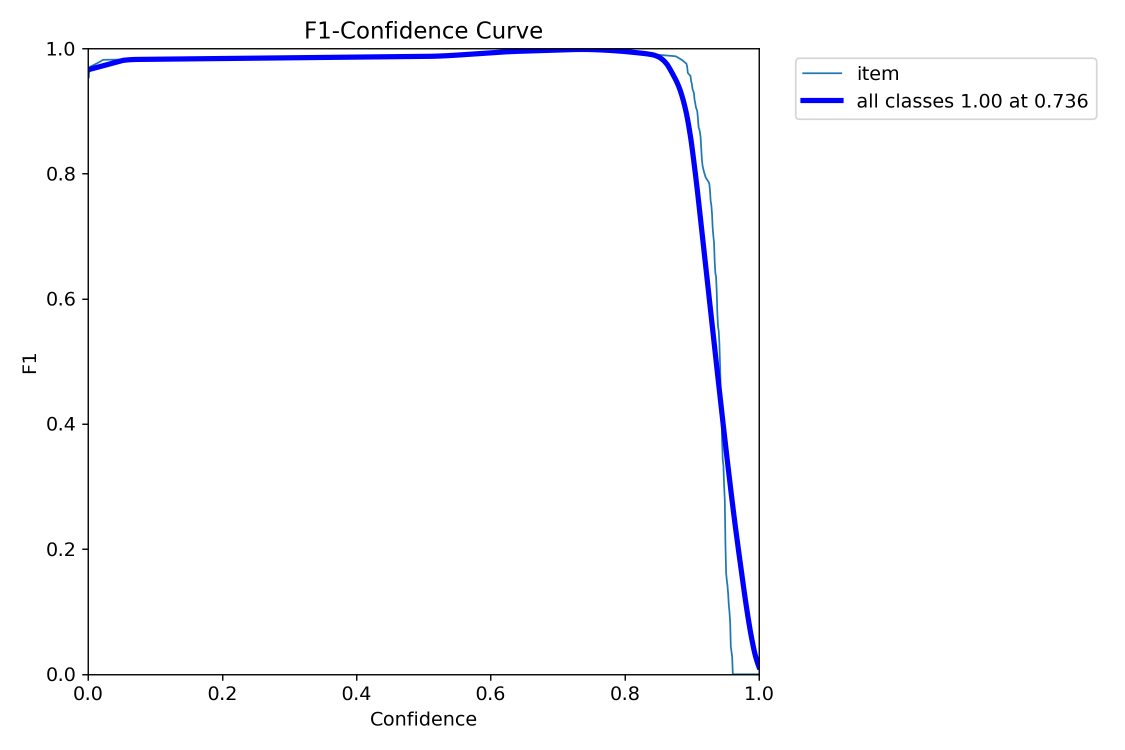
#> input picture train/detection/runs/2026_03_03 medium pose_seed_700_epochs/BoxF1_curve.png, 2250 x 1500 px (shown at 1/2 size); its folder holds only this picture in this run
$ python negative_sample_creation.py 'runs/2026_03_03 medium pose_seed_700_epochs'
#> lines starting #> are read from the running program, lines starting #| are printed output that depends on the picture
### train/detection/screen_utils.py
#!/usr/bin/env python3
"""
screen_utils.py – shared utilities for screen size detection and overlays
"""

from __future__ import annotations

import cv2
import numpy as np
from typing import Optional, Tuple


def get_screen_size() -> Optional[Tuple[int, int]]:
    """Return screen size as (width, height) in pixels, or None if unavailable."""
    # Prefer tkinter for cross-platform size; fallback to Windows API
    try:
        import tkinter as tk  # type: ignore

        root = tk.Tk()
        root.withdraw()
        w = int(root.winfo_screenwidth())
        h = int(root.winfo_screenheight())
        root.destroy()
        return (w, h)
    except Exception:
        pass
    try:
        import ctypes  # type: ignore

        user32 = ctypes.windll.user32
        try:
            user32.SetProcessDPIAware()
        except Exception:
            pass
        w = int(user32.GetSystemMetrics(0))
        h = int(user32.GetSystemMetrics(1))
        return (w, h)
    except Exception:
        return None


# [47 lines left out: function get_window_monitor_size, not called in this run]


def overlay_screen_warning(
    image: np.ndarray,
    screen_size: Optional[Tuple[int, int]],
    margins: Tuple[int, int] = (50, 50),
) -> np.ndarray:
    """Overlay a prominent red warning if image exceeds screen bounds.

    - image: BGR canvas (modified in place and also returned)
    - screen_size: (width, height) or None to skip
    - margins: tolerated margins (w_margin, h_margin)
    """
    if screen_size is None:
        return image
    H, W = image.shape[:2]
    screen_w, screen_h = screen_size
    margin_w, margin_h = margins
    if W <= max(1, screen_w - margin_w) and H <= max(1, screen_h - margin_h):
        return image

    warning = 'SCREEN TOO SMALL FOR IMAGE'
    subline = f'Image {W}x{H}, Screen {screen_w}x{screen_h}'

    # Dynamic font scaling
    base = max(1.0, min(W, H) / 600.0)
    font_scale = min(3.5, base * 2.0)
    thickness = max(2, int(font_scale * 3))
    font = cv2.FONT_HERSHEY_SIMPLEX

    # Main line centered
    (tw, th), _ = cv2.getTextSize(warning, font, font_scale, thickness)
    x = max(10, (W - tw) // 2)
    y = max(th + 20, int(0.12 * H))
    cv2.putText(image, warning, (x, y), font, font_scale, (0, 0, 0), thickness + 2, cv2.LINE_AA)
    cv2.putText(image, warning, (x, y), font, font_scale, (0, 0, 255), thickness, cv2.LINE_AA)

    # Subline centered below
    sub_scale = max(0.8, font_scale * 0.6)
    sub_th = max(1, int(sub_scale * 2))
    (stw, sth), _ = cv2.getTextSize(subline, font, sub_scale, sub_th)
    sx = max(10, (W - stw) // 2)
    sy = min(H - 10, y + int(th * 1.5))
    cv2.putText(image, subline, (sx, sy), font, sub_scale, (0, 0, 0), sub_th + 2, cv2.LINE_AA)
    cv2.putText(image, subline, (sx, sy), font, sub_scale, (0, 0, 255), sub_th, cv2.LINE_AA)

    return image

### train/detection/negative_sample_creation.py
#!/usr/bin/env python3
"""
negative_sample_creation.py – simple tool to extract negative samples

Mouse:
    LMB click inside box : select that box
    LMB drag             : draw a new box (crop region)

Keys:
    r        : delete selected box (or last if none selected)
    Space    : save selected crops for this image, then go to next image
    , / .    : previous / next image
    Esc      : quit

Notes:
    - Saves cropped regions as images and writes an accompanying EMPTY YOLO label file
      (negative sample) with the same basename.
    - Ensures each saved image is at least 640x640 pixels by expanding the rectangle
      to the minimum size within image bounds and padding if necessary.
"""

from __future__ import annotations

import argparse
from dataclasses import dataclass
from pathlib import Path
from typing import List, Optional, Tuple

import cv2
import numpy as np

from screen_utils import get_screen_size, overlay_screen_warning


SUPPORTED_IMG_EXTS = {'.jpg', '.jpeg', '.png', '.bmp'}


@dataclass
class BBox:
    # Coordinates in ORIGINAL image pixel space
    x1: float
    y1: float
    x2: float
    y2: float

    def as_int_tuple(self) -> Tuple[int, int, int, int]:
        return int(self.x1), int(self.y1), int(self.x2), int(self.y2)

    def contains(self, x: float, y: float) -> bool:
        return self.x1 <= x <= self.x2 and self.y1 <= y <= self.y2


class NegativeSampleCreator:
    def __init__(self, images_dir: Path, output_dir: Path, min_side: int = 640) -> None:
        self.images_dir = images_dir
        self.output_dir = output_dir
        self.min_side = max(1, int(min_side))

        self.image_paths: List[Path] = self._collect_images(images_dir)
        if not self.image_paths:
            raise SystemExit(f'No images found in {images_dir}')

        self.index: int = 0
        self.img: Optional[np.ndarray] = None

        self.boxes: List[BBox] = []
        self.selected_idx: Optional[int] = None

        # drawing state
        self.is_drawing: bool = False
        self.start_x: int = 0
        self.start_y: int = 0
        self.mouse_x: int = 0
        self.mouse_y: int = 0

        self.output_dir.mkdir(parents=True, exist_ok=True)

        cv2.namedWindow('negative-sample-creator')
        cv2.setMouseCallback('negative-sample-creator', self._mouse_cb)

    # ---------- IO helpers -------------------------------------------------
    def _collect_images(self, root: Path) -> List[Path]:
        return [p for p in sorted(root.rglob('*')) if p.suffix.lower() in SUPPORTED_IMG_EXTS]

    def _load_image(self) -> None:
        img_path = self.image_paths[self.index]
        self.img = cv2.imread(str(img_path))
        if self.img is None:
            raise SystemExit(f'Failed to read image: {img_path}')
        self.boxes = []
        self.selected_idx = None

    # [87 lines left out: functions _next_output_path, _expand_to_min_size, _ensure_min_dims, _save_crops, not called in this run]

    # ---------- drawing / UI ----------------------------------------------
    def _draw(self) -> None:
        assert self.img is not None
        canvas = self.img.copy()
        for i, b in enumerate(self.boxes):
            color = (0, 255, 0)
            thickness = 2
            if self.selected_idx is not None and i == self.selected_idx:
                color = (0, 0, 255)
                thickness = 3
            x1, y1, x2, y2 = b.as_int_tuple()
            cv2.rectangle(canvas, (x1, y1), (x2, y2), color, thickness)

        # preview rectangle while drawing
        if self.is_drawing:
            x1 = min(self.start_x, self.mouse_x)
            y1 = min(self.start_y, self.mouse_y)
            x2 = max(self.start_x, self.mouse_x)
            y2 = max(self.start_y, self.mouse_y)
            cv2.rectangle(canvas, (x1, y1), (x2, y2), (255, 255, 0), 2)

        # Warn if the display image is larger than the screen (allow modest margins)
        canvas = overlay_screen_warning(canvas, get_screen_size())

        title = (
            f'negative-sample-creator [{self.index + 1}/{len(self.image_paths)}] '
            f'{self.image_paths[self.index].name}  |  Boxes: {len(self.boxes)}'
        )
        cv2.setWindowTitle('negative-sample-creator', title)
        cv2.imshow('negative-sample-creator', canvas)

    # [39 lines left out: functions _mouse_cb, _delete_selected, not called in this run]

    # ---------- main loop --------------------------------------------------
    def run(self) -> None:
        self._load_image()
        while True:
            # Allow closing via window close (X) button
            try:
                if cv2.getWindowProperty('negative-sample-creator', cv2.WND_PROP_VISIBLE) < 1:
                    break
            except cv2.error:
                break

            self._draw()
            key = cv2.waitKey(20)

            if key == 27:  # Esc
                break

            elif key == ord('r'):
                self._delete_selected()

            elif key == ord(' '):
                self._save_crops()
                # advance to next image after saving
                if self.index < len(self.image_paths) - 1:
                    self.index += 1
                self._load_image()

            # previous / next image
            elif key == ord(','):
                if self.index > 0:
                    self.index -= 1
                    self._load_image()
            elif key == ord('.'):
                if self.index < len(self.image_paths) - 1:
                    self.index += 1
                    self._load_image()

        cv2.destroyAllWindows()


def main() -> None:
    p = argparse.ArgumentParser()
    p.add_argument('images_dir', type=Path, help='Directory containing images to extract negatives from')
    p.add_argument(
        '--output-dir',
        type=Path,
        default=None,
        help='Directory to save negative crops and empty labels (default: <images_dir>/negatives)',
    )
    p.add_argument(
        '--min-side',
        type=int,
        default=640,
        help='Ensure each saved crop has at least this size for both width and height',
    )
    args = p.parse_args()

    output_dir = args.output_dir if args.output_dir is not None else (args.images_dir / 'negatives')
    tool = NegativeSampleCreator(args.images_dir, output_dir, min_side=args.min_side)
    tool.run()
#> in _load_image, self.img is the input picture: shape (1500, 2250, 3); mean B, G, R 252.5, 250.6, 250.4
#> in overlay_screen_warning, `font = cv2.FONT_HERSHEY_SIMPLEX`: font = 0
#> in overlay_screen_warning, `(tw, th), _ = cv2.getTextSize(warning, font, font_scale, thickness)`: tw = 1736; th = 78
#> in overlay_screen_warning, `x = max(10, (W - tw) // 2)`: x = 257
#> in overlay_screen_warning, `y = max(th + 20, int(0.12 * H))`: y = 180
#> in overlay_screen_warning, `cv2.putText(image, warning, (x, y), font, font_scale, (0, 0, 0), thick..`:
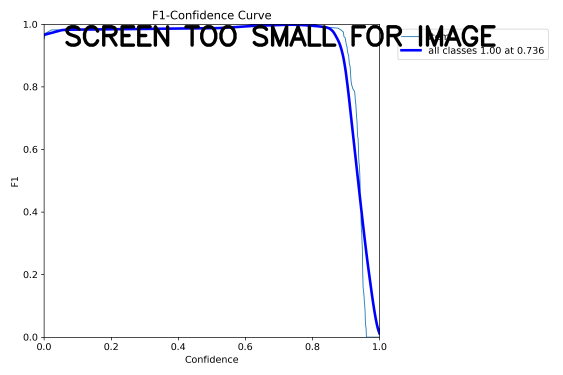
#> image: shape (1500, 2250, 3) (shown at 1/4 size); mean B, G, R 248.3, 246.6, 246.5
#> in overlay_screen_warning, `(stw, sth), _ = cv2.getTextSize(subline, font, sub_scale, sub_th)`: stw = 1289; sth = 46
#> in overlay_screen_warning, `sx = max(10, (W - stw) // 2)`: sx = 480
#> in overlay_screen_warning, `sy = min(H - 10, y + int(th * 1.5))`: sy = 297
#> in overlay_screen_warning, `cv2.putText(image, subline, (sx, sy), font, sub_scale, (0, 0, 255), su..`:
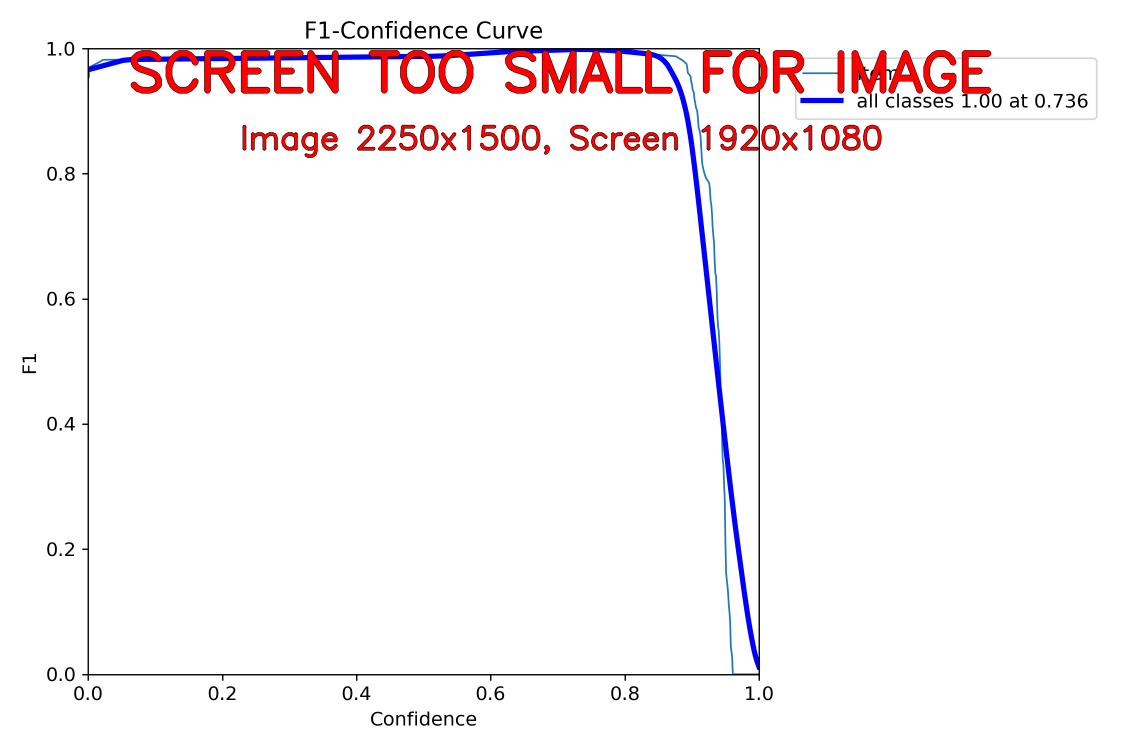
#> image: shape (1500, 2250, 3) (shown at 1/2 size); mean B, G, R 246.6, 244.9, 249.7
#> (key Esc is pressed here)


if __name__ == '__main__':
    main()

$ run again, on train/detection/runs/detect/train2/BoxPR_curve.png
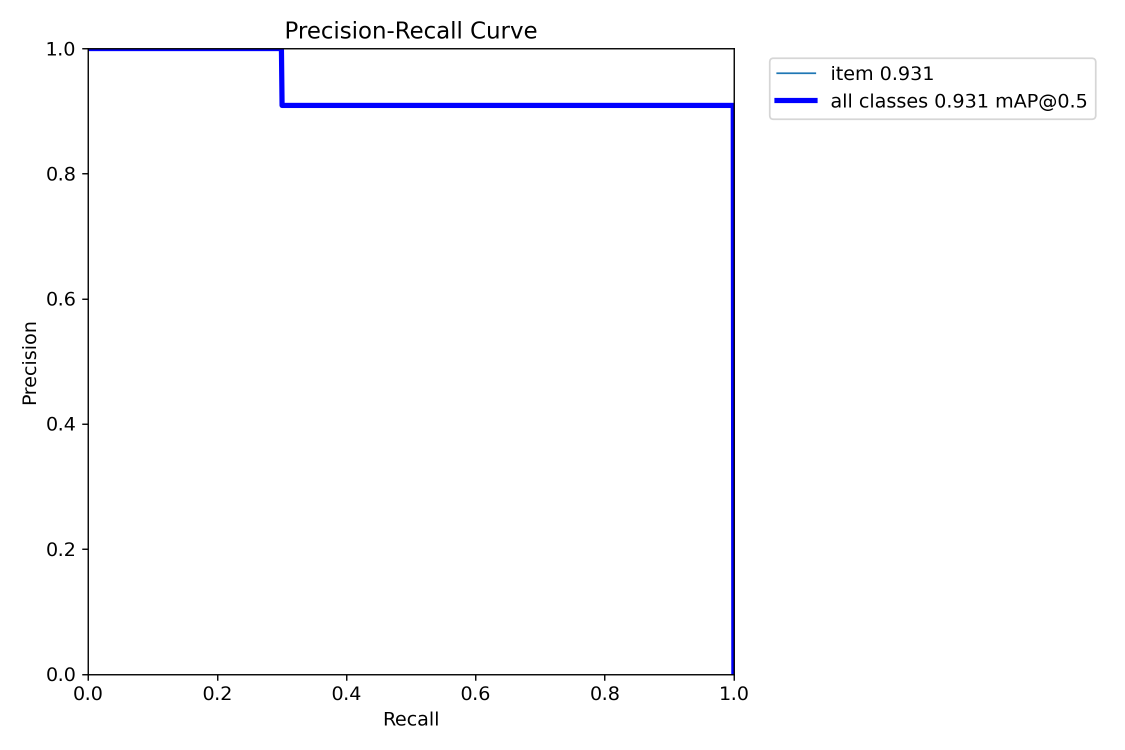
#> input picture train/detection/runs/detect/train2/BoxPR_curve.png, 2250 x 1500 px (shown at 1/2 size)
#> in _load_image, self.img is the input picture: shape (1500, 2250, 3); mean B, G, R 252.5, 251.1, 251.1
#> font = 0
#> tw = 1736; th = 78
#> x = 257
#> y = 180
#> in overlay_screen_warning, `cv2.putText(image, warning, (x, y), font, font_scale, (0, 0, 0), thick..`:
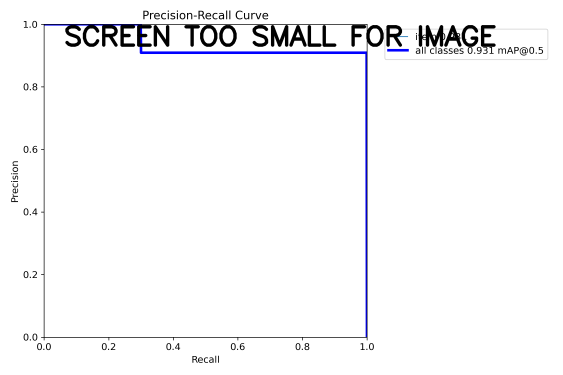
#> image: shape (1500, 2250, 3) (shown at 1/4 size); mean B, G, R 248.2, 246.9, 246.9
#> stw = 1289; sth = 46
#> sx = 480
#> sy = 297
#> in overlay_screen_warning, `cv2.putText(image, subline, (sx, sy), font, sub_scale, (0, 0, 255), su..`:
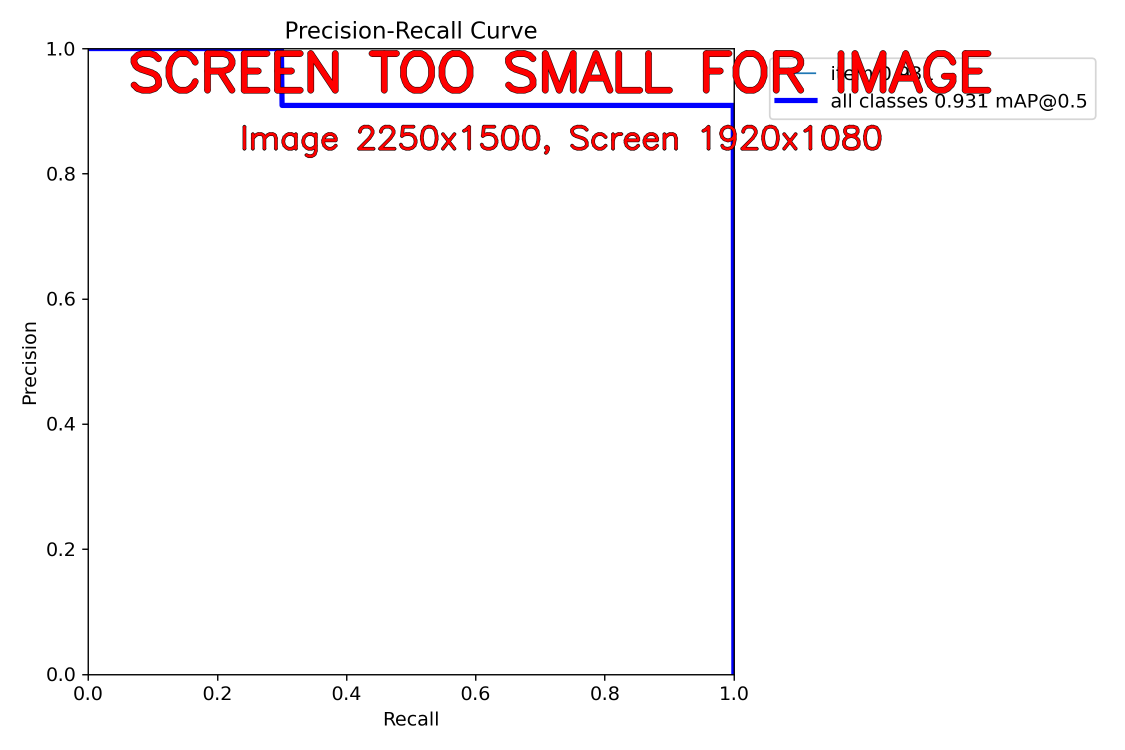
#> image: shape (1500, 2250, 3) (shown at 1/2 size); mean B, G, R 246.6, 245.2, 250.1

$ run again, on train/detection/runs/detect/train2/BoxP_curve.png
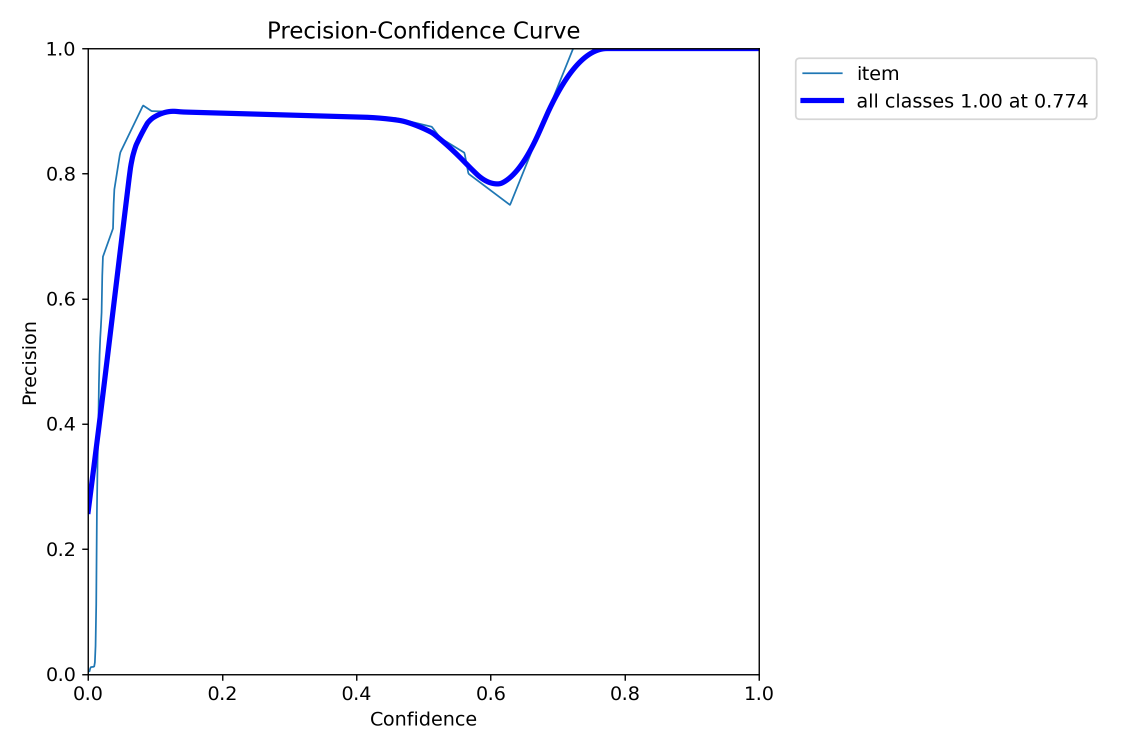
#> input picture train/detection/runs/detect/train2/BoxP_curve.png, 2250 x 1500 px (shown at 1/2 size)
#> in _load_image, self.img is the input picture: shape (1500, 2250, 3); mean B, G, R 252.3, 250.6, 250.5
#> font = 0
#> tw = 1736; th = 78
#> x = 257
#> y = 180
#> in overlay_screen_warning, `cv2.putText(image, warning, (x, y), font, font_scale, (0, 0, 0), thick..`:
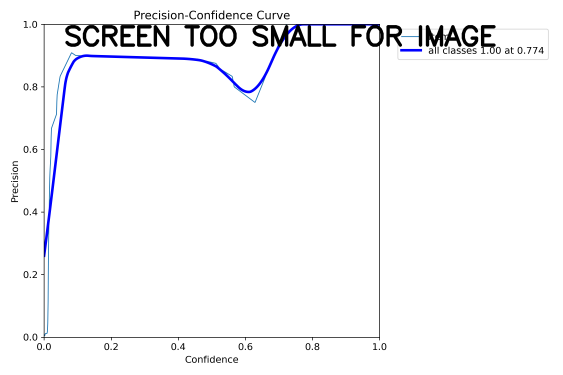
#> image: shape (1500, 2250, 3) (shown at 1/4 size); mean B, G, R 248.1, 246.4, 246.3
#> stw = 1289; sth = 46
#> sx = 480
#> sy = 297
#> in overlay_screen_warning, `cv2.putText(image, subline, (sx, sy), font, sub_scale, (0, 0, 255), su..`:
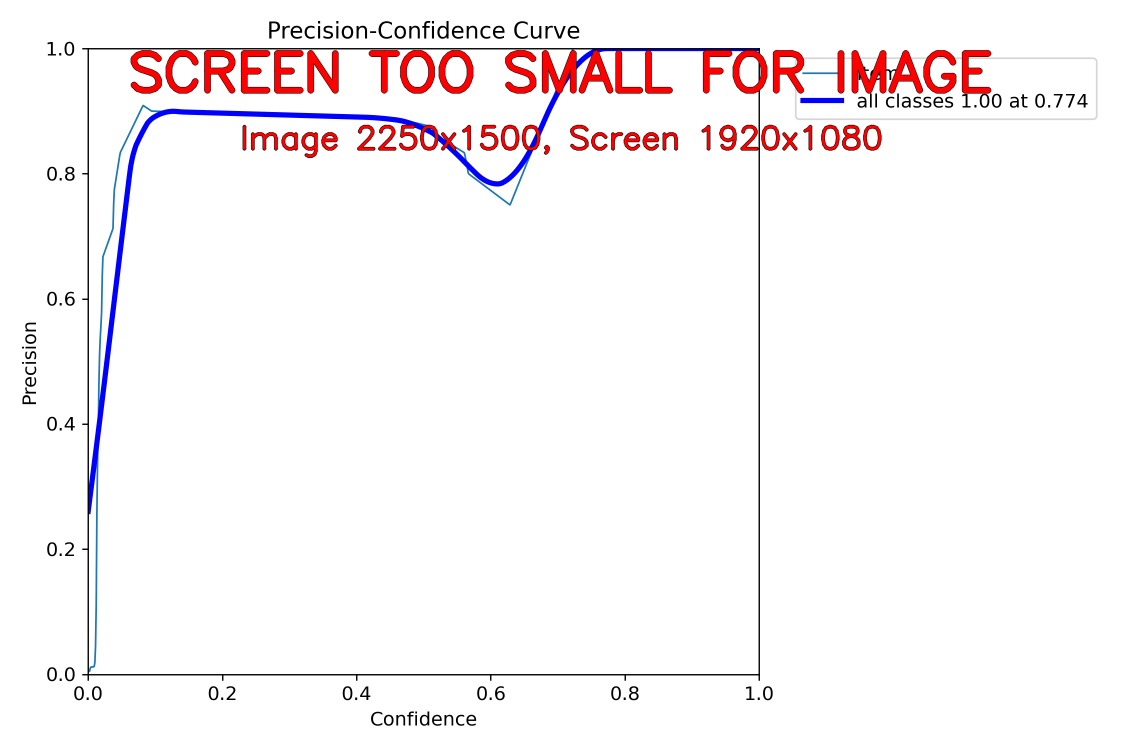
#> image: shape (1500, 2250, 3) (shown at 1/2 size); mean B, G, R 246.4, 244.8, 249.6
